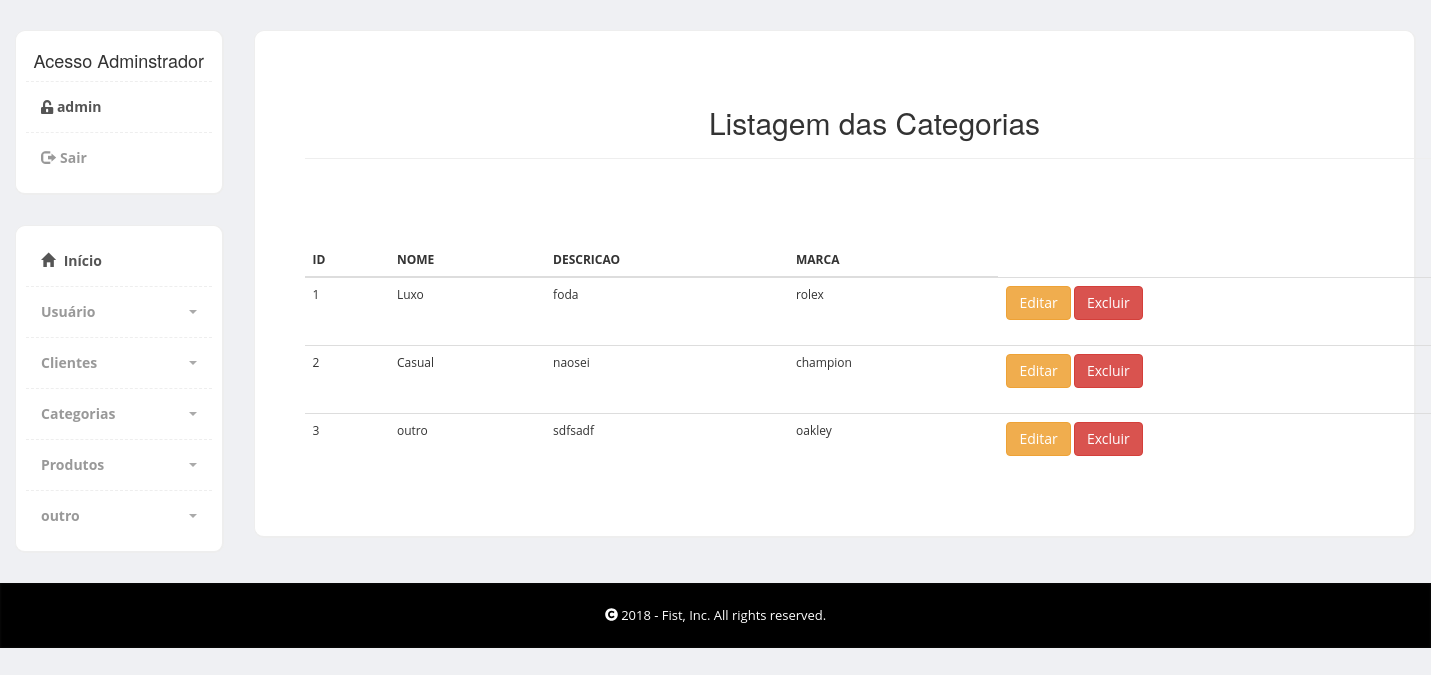
Page /first/admin/Categorias_lista.php (signed in) on the committed database.
### tables this page shows
CREATE TABLE `categorias` (
  `idcategorias` int(11) NOT NULL,
  `nome` varchar(45) DEFAULT NULL,
  `descricao` varchar(205) DEFAULT NULL,
  `marca` varchar(150) NOT NULL
);

### first/admin/Categorias.Class.Php (called while the page is built, shortened)
<?php
class Categorias{
     public function lista(){
        $pdo = Conexao::conexao();
        $sql  = "SELECT * FROM categorias;";
        $consulta = $pdo->query($sql);
        $dados = null;
        while ($linha = $consulta->fetch(PDO::FETCH_ASSOC)){
            $dados[] = array(
            "idcategorias" => $linha['idcategorias'],
            "nome" => $linha['nome'],
            "descricao" => $linha['descricao'],
            "marca" => $linha['marca']
            );
        }
        return $dados;
    }
}

### first/admin/Categorias_Lista.php (the view, shortened to what this page needs)
<?php
    require "Categorias.Class.php";
    $categorias = new Categorias ();
    $dados = $categorias->lista();
?>
    <?php include "includes/header.php" ?>
    <section class="container-fluid">
        <div class="col-md-10">
            <div class="row">
                <div class="col-md-12">
                    <div class="content-box-large">
                        <div class="panel-body">
                            <div class="container theme-showcase" role="main">
                                <div class="page-header">
                                    <center>
                                        <h2>Listagem das Categorias</h2>
                                    </center>
                                </div>
                                <br><br>
                                <?php if($dados==null){ ?>
                                <p>Nenhuma categoria cadastrada</p>
                                <?php } else{ ?>
                                <table class="lista-dados">
                                    <div class="col-md-10">
                                        <div class="row">
                                            <div class="col-md-6">
                                                <div class="panel-body">
                                                    <table class="table">
                                                        <thead>
                                                            <tr>
                                                                <th>ID</th>
                                                                <th>NOME</th>
                                                                <th>DESCRICAO</th>
                                                                <th>MARCA</th>
                                                            </tr>
                                                        </thead>
                                                        <?php
                                                         foreach($dados as $dado => $coluna){
                                                                        echo "<tr>";
                                                                        echo "<td>".$coluna['idcategorias']."</td>";
                                                                        echo "<td>".$coluna['nome']."</td>";
                                                                        echo "<td>".$coluna['descricao']."</td>";
                                                                        echo "<td>".$coluna['marca']."</td>";
                                                                        echo '<td>
                                                                          <a href="Categorias_Editar.php?idcategorias='.$coluna['idcategorias'].'"> <input type="submit" class="btn btn-warning" value="Editar"/></a>
                                                                         <a href="Categorias_Excluir.php?idcategorias='.$coluna['idcategorias'].'"> <input type="submit" class="btn btn-danger" value="Excluir"/></a>
                                                                         <br><br>
                                                                         </td>';
                                                                        echo "</tr>";
                                                                    }
                                                        ?>
                                                            <?php } ?>
                                                    </table>
                                                </div>
                                            </div>
                                        </div>
                                    </div>
                                </table>
                            </div>
                        </div>
                    </div>
                </div>
            </div>
        </div>
    </section>
    <?php include "includes/footer.php" ?>

### first/admin/includes/header.php (shortened to what this page needs)
<!DOCTYPE html>
<html>
<head>
    <link href="bootstrap/css/bootstrap.min.css" rel="stylesheet">
    <link href="css/styles.css" rel="stylesheet">
</head>
<body>
    <div class="page-content">
        <div class="row">
            <div class="col-md-2">
                <div class="sidebar content-box" style="display: block;">
                    <ul class="nav">
                        <li class="text-center">
                            <h4>Acesso Adminstrador</h4>
                        </li>
                        <li class="current">
                            <a><i class="fas fa-unlock-alt"></i>
                                        <?php echo $_SESSION['login']; ?>
                                    </a>
                        </li>
                        <li><a href="Usuario_Sair.php"><i class="glyphicon glyphicon-log-out"></i>Sair</a></li>
                    </ul>
                </div>
                <div class="sidebar content-box" style="display: block;">
                    <ul class="nav">
                        <li class="current"><a href="index.php"><i class="glyphicon glyphicon-home"></i> Início</a></li>
                        <li class="submenu">
                            <a href="#">
                                Usuário
                        <span class="caret pull-right"></span>
                     </a>
                        </li>
                        <li class="submenu">
                            <a href="#">
                                Clientes
                        <span class="caret pull-right"></span>
                     </a>
                        </li>
                        <li class="submenu">
                            <a href="#">
                                Categorias
                        <span class="caret pull-right"></span>
                     </a>
                        </li>
                        <li class="submenu">
                            <a href="#">
                                Produtos
                        <span class="caret pull-right"></span>
                     </a>
                        </li>
                        <li class="submenu">
                            <a href="#">
                                outro
                        <span class="caret pull-right"></span>
                     </a>
                        </li>
                    </ul>
                </div>
            </div>

### first/admin/includes/footer.php (shortened to what this page needs)
<footer>
    <div class="container">
        <div class="copy text-center">
            <p> <i class="fas fa-copyright"></i> 2018 - Fist, Inc. All rights reserved.</p>
        </div>
    </div>
</footer>
</body>
</html>

### first/admin/css/styles.css (style rules this page uses)
body { font-family: 'Open Sans', sans-serif; position: relative; margin: 0px; font-size: 12px; padding: 0px; }
.page-content > .row { margin-left: 0px !important; margin-right: 0px !important; margin-top: 30px; }
footer { background-color: #000; box-shadow: inset 0px 0px 3px #111; color: #fff; font-size: 14px; line-height: 25px; padding: 5px 0px 5px 0px; bottom: 0px; }
footer .copy { font-size: 13px; margin: 15px 0px; }
.content-box, .content-box-large { margin-bottom: 30px; background: #fff; border-radius: 10px; padding: 10px; border-left: 1px solid #eee; border-top: 1px solid #eee; border-right: 2px solid #eee; border-bottom: 2px solid #eee; }
.content-box-large { padding: 20px; }
.sidebar ul.nav, .sidebar ul.nav ul { list-style: none; padding: 0px; margin: 0px; }
.sidebar .nav > li { margin: 0; border-bottom: 1px dashed #eee; }
.sidebar .nav > li:last-child { border-bottom: 0px; }
.sidebar .nav > li > a { font-size: 14px; line-height: 20px; padding: 15px 15px; color: #999; display: block; font-weight: bold; background: none; text-decoration: none; border-top: 0px; font-weight: bold; }
.sidebar .nav > li > a > i { margin-right: 5px; }
.sidebar .nav li a:hover, .sidebar .nav li.current > a { background: #fff; color: #555; border-bottom: 0px; }
.sidebar .nav a .caret { float: right; width: 0; height: 0; display: inline-block; vertical-align: top; border-top: 4px solid #aaa; border-right: 4px solid transparent; border-left: 4px solid transparent; content: ""; margin-top: 8px; margin-left: 2px; }
body { background-color: #eff0f3; }
.panel-body { clear: both; }

### rows in the picture
categorias: idcategorias "1", nome "Luxo", descricao "foda", marca "rolex"
categorias: idcategorias "2", nome "Casual", descricao "naosei", marca "champion"
categorias: idcategorias "3", nome "outro", descricao "sdfsadf", marca "oakley"

### other values in the picture
$_SESSION['login'] "admin"
